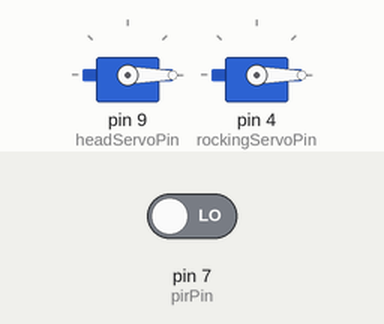
Bench run of a sketch on a simulated Arduino Uno, built with avr-gcc and run on an emulated ATmega328P. Parts: 2 × servo. Inputs (shaded band) come from the test bench; at power-on: pin 7 (pirPin) LOW.

Above: at 3.8 s.
3.9 s: pin 7 (pirPin) driven HIGH
At 4.7 s:
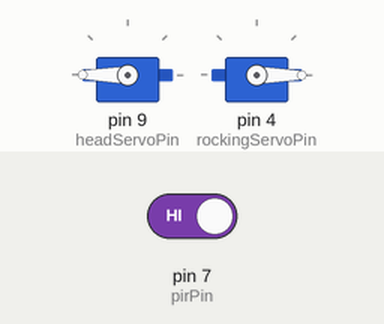
9.9 s: pin 7 (pirPin) driven LOW
At 10.34 s:
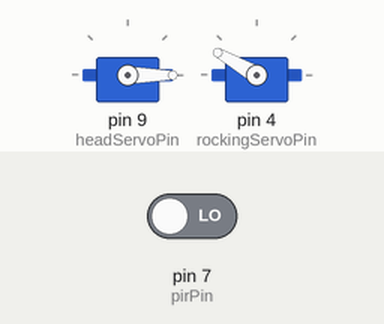
12.8 s: pin 7 (pirPin) driven HIGH
At 13.84 s:
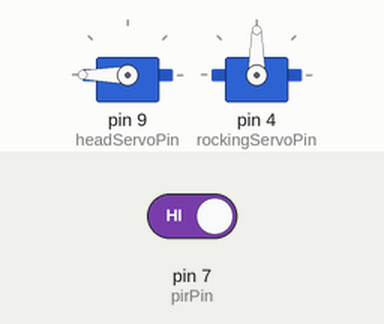
Timing chart, 0 to 57.1 s (numbered marks = the images above; inputs shaded):
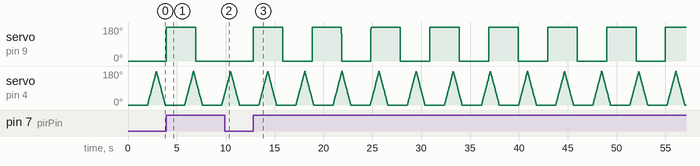

The sketch:

rocking_chair_ghost.ino
```cpp
#include <Servo.h>

Servo headServo;  // create Servo object to control a servo
Servo rockingChairServo;

int pos = 0;    // variable to store the servo position
int rockingServoPin = 4;
int pirPin = 7;
int headServoPin = 9;

int counter = 0;
int ZERO = 0;
int SERVO_ROTATION_DELAY = 15;

unsigned long currentMillis = 0;
unsigned long lastChairRock = 0;
unsigned long lastHeadTurn = 0;

void setup() {
  pinMode(pirPin, INPUT);    // sets PIR pin as the input
  headServo.attach(headServoPin);  // attaches the servo on pin 9 to the Servo object
  rockingChairServo.attach(rockingServoPin);
  headServo.write(ZERO);
  rockingChairServo.write(ZERO);
  Serial.begin(9600);
}

unsigned long rockingServoDelay = 0;
bool moveRockingChairServo(int end) {
  if (rockingServoDelay + 10 > currentMillis) {
    return false;
  }
  moveServo(rockingChairServo, end, 2);
  rockingServoDelay = currentMillis;
  int value = rockingChairServo.read();

  // Serial.println(value);
  return value == end;
}

unsigned long headServoDelay = 0;
bool moveHead(int end, int speed) {
  if (headServoDelay + 20 > currentMillis) {
    return false;
  }
  moveServo(headServo, end, speed);
  int value = headServo.read();
  return value == end;
}

void moveServo(Servo& servo, int end, int speed) {
  int delta = 0;
  int pos = servo.read();
  if (pos > end) {
    delta = -1 * speed;
  } else {
    delta = speed;
  }

  servo.write(pos + delta);
}

const int ROCKING_CHAIR_REST = 0;
const int ROCKING_CHAIR_FORWARD = 1;
const int ROCKING_CHAIR_BACK = 2;

int rockingChairState = 0;
void rockChair() {
    // do this every 2000 millis
    if (lastChairRock + 2000 > currentMillis) {
      return;
    }

    switch(rockingChairState) {
      case ROCKING_CHAIR_REST:
        rockingChairState = ROCKING_CHAIR_FORWARD;
        break;
      case ROCKING_CHAIR_FORWARD:
        if (moveRockingChairServo(180)) {
          rockingChairState = ROCKING_CHAIR_BACK;
        }
        break;
      case ROCKING_CHAIR_BACK:
        if (moveRockingChairServo(0)) {
          rockingChairState = ROCKING_CHAIR_REST;
          lastChairRock = currentMillis;
        }
        break;
    }
}

const int HEAD_TURN_DETECT = 0;
const int HEAD_TURN_LEFT = 1;
const int HEAD_TURN_WAIT = 2;
const int HEAD_TURN_RESET = 3;

int headTurnState = 0;
unsigned long lastHeadWaitTime = 0;

void moveHead() {

  if (lastHeadTurn + 3000 > currentMillis) {
    return;
  }

  switch(headTurnState) {
    case HEAD_TURN_DETECT:
      if (digitalRead(pirPin) == HIGH) {
        // Serial.println("Motion detected");
        headTurnState = HEAD_TURN_LEFT;
      }
      break;
    case HEAD_TURN_LEFT:
      if (moveHead(180, 2)) {
        headTurnState = HEAD_TURN_WAIT;
        lastHeadWaitTime = currentMillis;
      }
      break;
    case HEAD_TURN_WAIT:
      if (currentMillis > (lastHeadWaitTime + 3000)) {
        headTurnState = HEAD_TURN_RESET;
      }
      break;
    case HEAD_TURN_RESET:
      if (moveHead(0, 1)) {
        headTurnState = HEAD_TURN_DETECT;
        lastHeadTurn = currentMillis;
      }
      break;
  }
}


void loop() {
  currentMillis = millis();
  rockChair();
  moveHead();
}
```

Measured:
- after the input at 3.9 s, servo on pin 9 (headServoPin): 0° → 180° at once, → 0° 3.0 s later
- after the input at 9.9 s, servo on pin 9 (headServoPin): stays 0° (without the input it goes to 180° after 0.05 s)
